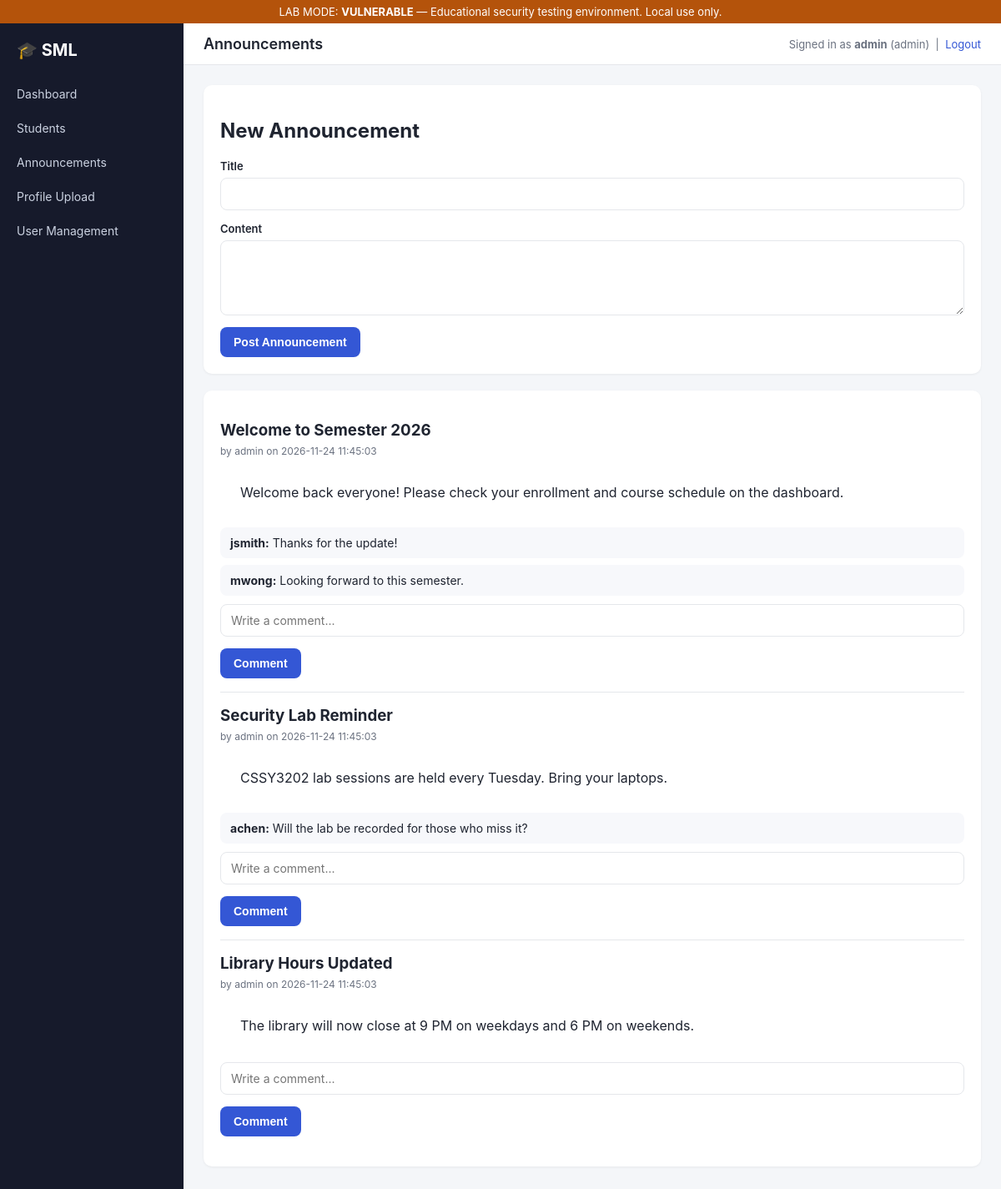
Screenshot of /announcements.php (signed in) with the database file from the repository.
### tables this page shows
CREATE TABLE IF NOT EXISTS announcements (
  id INT AUTO_INCREMENT PRIMARY KEY,
  user_id INT NOT NULL,
  title VARCHAR(200) NOT NULL,
  content TEXT NOT NULL,  
  created_at TIMESTAMP DEFAULT CURRENT_TIMESTAMP,
  FOREIGN KEY (user_id) REFERENCES users(id) ON DELETE CASCADE
);

CREATE TABLE IF NOT EXISTS users (
  id INT AUTO_INCREMENT PRIMARY KEY,
  username VARCHAR(64) NOT NULL UNIQUE,
  password_hash VARCHAR(255) NOT NULL,  
  plain_password VARCHAR(255) NULL,     
  role ENUM('admin', 'student') NOT NULL DEFAULT 'student',
  email VARCHAR(128) NULL,
  is_active TINYINT(1) NOT NULL DEFAULT 1,
  failed_login_attempts INT NOT NULL DEFAULT 0,
  created_at TIMESTAMP DEFAULT CURRENT_TIMESTAMP,
  updated_at TIMESTAMP DEFAULT CURRENT_TIMESTAMP ON UPDATE CURRENT_TIMESTAMP
);

CREATE TABLE IF NOT EXISTS comments (
  id INT AUTO_INCREMENT PRIMARY KEY,
  announcement_id INT NOT NULL,
  user_id INT NOT NULL,
  content TEXT NOT NULL,
  created_at TIMESTAMP DEFAULT CURRENT_TIMESTAMP,
  FOREIGN KEY (announcement_id) REFERENCES announcements(id) ON DELETE CASCADE,
  FOREIGN KEY (user_id) REFERENCES users(id) ON DELETE CASCADE
);

### includes/db.php (called while the page is built, shortened)
<?php
function get_pdo(): PDO
{
    static $pdo = null;
    $host = getenv('DB_HOST') ?: '127.0.0.1';
    $name = getenv('DB_NAME') ?: 'student_management_lab';
    $user = getenv('DB_USER') ?: 'labapp_user';
    $pass = getenv('DB_PASSWORD') ?: '';
    $dsn = "mysql:host={$host};dbname={$name};charset=utf8mb4";
    try {
        $pdo = new PDO($dsn, $user, $pass, [
            PDO::ATTR_ERRMODE => PDO::ERRMODE_EXCEPTION,
            PDO::ATTR_DEFAULT_FETCH_MODE => PDO::FETCH_ASSOC,
            PDO::ATTR_EMULATE_PREPARES => false,
        ]);
    } catch (PDOException $e) {
        http_response_code(500);
        error_log('DB connection error: ' . $e->getMessage());
        die('Database connection failed. Please check server logs / docker-compose status.');
    }
    return $pdo;
}

### includes/auth.php (called while the page is built, shortened)
<?php
require_once __DIR__ . '/db.php';
function h(string $s): string
{
    return htmlspecialchars($s, ENT_QUOTES, 'UTF-8');
}

### lab/vulnerable/announcements.php (called while the page is built)
<?php
function render_announcement_output(string $content): string
{
    return $content;
}

### public/announcements.php (the view, shortened to what this page needs)
<?php
require_once __DIR__ . '/../includes/auth.php';
$user = require_login();
$pdo = get_pdo();
if (is_vulnerable_mode()) {
    require_once __DIR__ . '/../lab/vulnerable/announcements.php';
} else {
    require_once __DIR__ . '/../lab/secure/announcements.php';
}
$announcements = $pdo->query(
    'SELECT a.*, u.username FROM announcements a JOIN users u ON u.id = a.user_id ORDER BY a.created_at DESC'
)->fetchAll();
$commentsByAnnouncement = [];
$allComments = $pdo->query(
    'SELECT c.*, u.username FROM comments c JOIN users u ON u.id = c.user_id ORDER BY c.created_at ASC'
)->fetchAll();
foreach ($allComments as $c) {
    $commentsByAnnouncement[$c['announcement_id']][] = $c;
}
require __DIR__ . '/../includes/header.php';
?>
<?php if ($user['role'] === 'admin'): ?>
<div class="card">
  <h2>New Announcement</h2>
  <form method="post" action="announcements.php">
    <div class="field">
      <label>Title</label>
      <input type="text" name="title" required>
    </div>
    <div class="field">
      <label>Content</label>
      <textarea name="content" required></textarea>
    </div>
    <button type="submit">Post Announcement</button>
  </form>
</div>
<?php endif; ?>
<div class="card">
  <?php foreach ($announcements as $a): ?>
    <div class="announcement">
      <h3><?= h($a['title']) ?></h3>
      <div class="meta">by <?= h($a['username']) ?> on <?= h($a['created_at']) ?></div>
      <div class="content"><?= render_announcement_output($a['content']) ?></div>
      <?php foreach (($commentsByAnnouncement[$a['id']] ?? []) as $c): ?>
        <div class="comment">
          <strong><?= h($c['username']) ?>:</strong>
          <?= render_announcement_output($c['content']) ?>
        </div>
      <?php endforeach; ?>
      <form method="post" action="announcements.php#a<?= (int)$a['id'] ?>" style="margin-top:10px;">
        <div class="field">
          <input type="text" name="comment" placeholder="Write a comment..." required>
        </div>
        <button type="submit">Comment</button>
      </form>
    </div>
  <?php endforeach; ?>
</div>
<?php require __DIR__ . '/../includes/footer.php'; ?>

### public/assets/style.css (style rules this page uses)
:root { --bg:#f4f6f9; --surface:#ffffff; --text:#1f2430; --muted:#6b7280; --primary:#3457d5; --primary-dark:#263e9e; --border:#e5e7eb; --danger:#d64545; --success:#2f9e5b; --warn:#b4530b; --sidebar-bg:#161a2b; --sidebar-text:#cbd2e1; --sidebar-active:#3457d5; --radius:10px; }
* { box-sizing:border-box }
body { margin:0; font-family:-apple-system,BlinkMacSystemFont,"Segoe UI",Roboto,Helvetica,Arial,sans-serif; background:var(--bg); color:var(--text); }
.content { padding:24px; flex:1; }
.card { background:var(--surface); border-radius:var(--radius); padding:20px; box-shadow:0 1px 3px rgba(0,0,0,.06); margin-bottom:20px; }
form .field { margin-bottom:14px; display:flex; flex-direction:column; gap:6px; }
label { font-size:13px; font-weight:600; color:var(--text); }
input[type=text], input[type=password], input[type=email], input[type=search], input[type=date], input[type=number], input[type=file], select, textarea { padding:10px 12px; border:1px solid var(--border); border-radius:8px; font-size:14px; font-family:inherit; width:100%; }
textarea { min-height:90px; resize:vertical; }
button, .btn { display:inline-block; background:var(--primary); color:#fff; border:none; padding:10px 16px; border-radius:8px; font-size:14px; cursor:pointer; font-weight:600; }
.announcement { border-bottom:1px solid var(--border); padding:16px 0; }
.announcement:last-child { border-bottom:none; }
.announcement h3 { margin:0 0 6px; }
.announcement .meta { color:var(--muted); font-size:12px; margin-bottom:8px; }
.comment { background:#f7f8fb; border-radius:8px; padding:10px 12px; margin-top:8px; font-size:14px; }

### rows the page displays
announcements: title "Welcome to Semester 2026", user.username "admin", created_at "2026-11-24 11:45:03", content "Welcome back everyone! Please check your enrollment and course schedule on the dashboard."
comments: user.username "jsmith", content "Thanks for the update!"
comments: user.username "mwong", content "Looking forward to this semester."
announcements: title "Security Lab Reminder", user.username "admin", created_at "2026-11-24 11:45:03", content "CSSY3202 lab sessions are held every Tuesday. Bring your laptops."
comments: user.username "achen", content "Will the lab be recorded for those who miss it?"
announcements: title "Library Hours Updated", user.username "admin", created_at "2026-11-24 11:45:03", content "The library will now close at 9 PM on weekdays and 6 PM on weekends."

### other values shown
$mode "VULNERABLE"
$pageTitle "Announcements"
$user['username'] "admin"
$user['role'] "admin"
